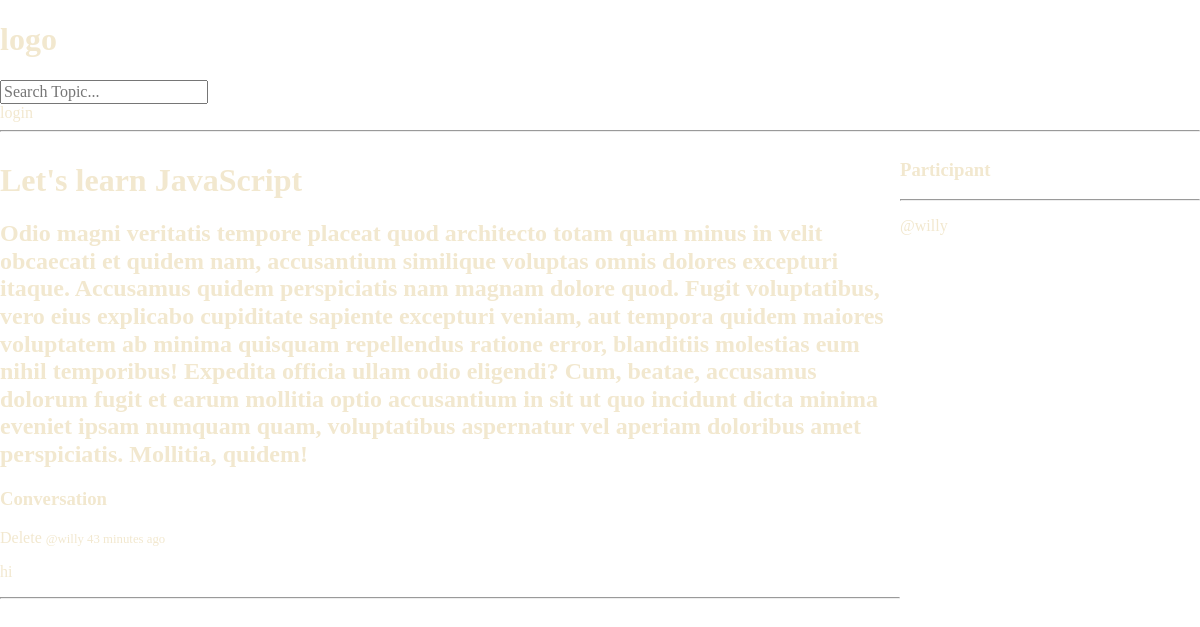
/room/2/, run on an earlier commit of the app's database.
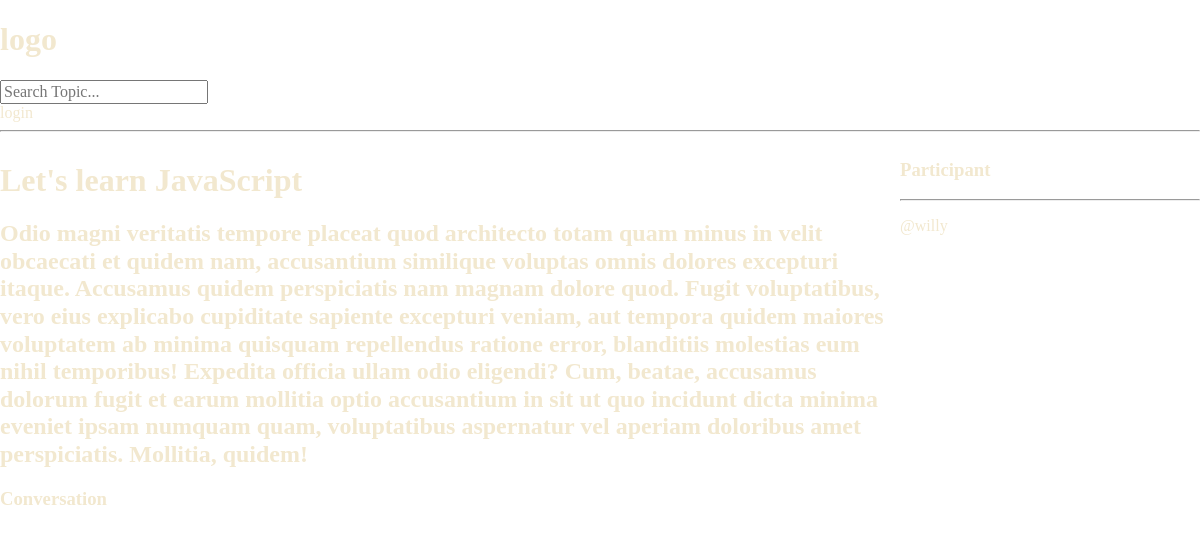
And on a later commit of the database.
### base/models.py (models this page shows, shortened)
class Message(models.Model):
    user = models.ForeignKey(User, on_delete=models.CASCADE)
    room = models.ForeignKey(Room, on_delete=models.CASCADE)
    body = models.TextField()
    update = models.DateTimeField(auto_now=True)
    created = models.DateTimeField(auto_now_add=True)
    class Meta:
        ordering = ['-update', '-created']

### base/views.py (the view, shortened to what this page needs)
# urls.py: path('room/<str:pk>/', views.room, name='room'),
def room(request, pk):
    room = Room.objects.get(id=pk)
    room_messages = room.message_set.all()
    participants = room.participants.all()
    context = {'room': room, 'room_messages': room_messages, 'participants': participants}
    return render(request, 'room.html', context)

### templates/room.html (shortened to what this page needs)
{% extends 'main.html'%}
{% block content%}
<div class="room-container">
    <div>
        <h1>{{room.name}}</h1>
            <h2>{{room.description}}</h2>
        <div class="comment-wrapper">
            <h3>Conversation</h3>
            {% for message in room_messages%}
            <div>
                {% if request.user == user%}
                <a href = "{% url 'delete-message' message.id%}">Delete </a>
                {% endif %}
                <small>@{{message.user}}   {{message.created | timesince}} ago</small>
                <p>
                    {{message.body}}
                </p>
                <hr>
            </div>
            {%endfor%}
        </div>
    </div>
    <div>
        <h3>Participant</h3>
        <hr>
        {% for user in participants%}
        <div>
            <p>@{{user.username}}</p>
        </div>
        {% endfor %}
    </div>
</div>
{% endblock %}

What changed in the data, as far as the page shows it:
removed Message: user "willy", created "43 minutes", body "hi"
